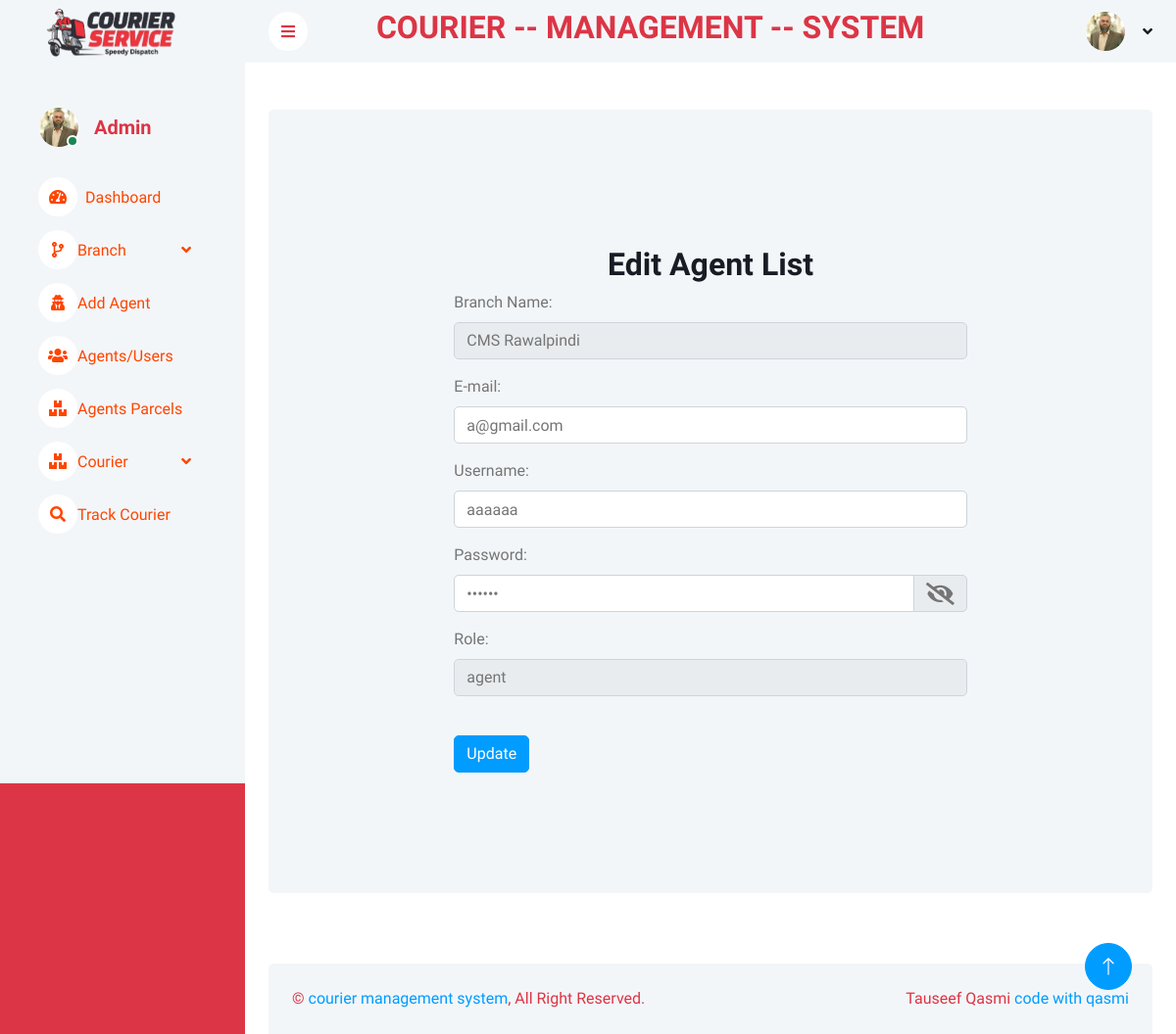
The app's page /editRole.php?id=61 with its own data.
### tables this page shows
CREATE TABLE `users` (
  `id` int(11) NOT NULL,
  `uemail` varchar(30) NOT NULL,
  `uname` varchar(20) NOT NULL,
  `upwd` varchar(10) NOT NULL,
  `role` varchar(20) NOT NULL,
  `branch_name` varchar(50) NOT NULL,
  `branch_city` varchar(20) NOT NULL,
  `added_date` datetime NOT NULL,
  `password_reset_token` varchar(500) NOT NULL
);

### editRole.php (the view, shortened to what this page needs)
<?php
include("connection.php");
include("header.php");
if (isset($_GET['id'])) {
    $id = $_GET['id'];
    $stmt = $conn->prepare("SELECT * FROM users WHERE id = :id");
    $stmt->bindParam(":id", $id);
    $stmt->execute();
    $result = $stmt->fetch(PDO::FETCH_ASSOC);
}
?>
<div class="container">
    <div class="row vh-100 bg-light rounded align-items-center justify-content-center mx-0 m-5">
        <div class="col-md-12">
            <div class="container mt-3">
                <h2 class="text-center">Edit Agent List</h2>
                <form method="post" class="col-lg-8 col-md-8 col-sm-12 mx-auto">
                    <label for="branch_name">Branch Name:</label>
                    <select class="form-control" name="branch_name" required>
                        <?php
                        $stmt = $conn->prepare("SELECT b_name FROM branch");
                        $stmt->execute();
                        $result_branch = $stmt->fetchAll();
                        foreach ($result_branch as $row) {
                            $selected = ($row['b_name'] == $result['branch_name']) ? 'selected' : '';
                            echo '<option value="' . $row['b_name'] . '" ' . $selected . '>' . $row['b_name'] . '</option>';
                        }
                        ?>
                    </select>
                    <div class="form-group mt-3">
                        <label>E-mail:</label>
                        <input class="form-control" type="text" name="uemail" value="<?php echo $result['uemail']; ?>">
                    </div>
                    <div class="form-group">
                        <label>Username:</label>
                        <input class="form-control" type="text" name="uname" value="<?php echo $result['uname']; ?> " required>
                    </div>
                    <div class="form-group">
                        <label for="pwd">Password:</label>
                        <div class="input-group">
                            <input id="pwd" class="form-control" type="password" name="upwd" value="<?php echo $result['upwd']; ?>" required pattern="(?=.*[a-z])(?=.*\d).{6,}" title="Password must contain number and letter, and be at least 6 characters long">
                            <div class="input-group-append">
                                <span class="input-group-text" onclick="togglePassword()">
                                    <i id="pwd-icon" class="fas fa-eye-slash" style="font-size: 23px;"></i>
                                </span>
                            </div>
                        </div>
                    </div>
                    <div class="form-group">
                        <label>Role:</label>
                        <select name="role" class="form-control">
                            <option value="<?php echo $result['role']; ?>" selected><?php echo $result['role']; ?></option>
                        </select><br>
                    </div>
                    <button type="submit" class="btn btn-primary" name="submit" value="Update">Update</button>
                </form>
            </div>
        </div>
    </div>
</div>
<?php
include("footer.php");
?>

### css/style.css (style rules this page uses)
:root { --primary: red; --light: #F3F6F9; --dark: #191C24; }
.btn { transition: .5s; }
.btn.btn-primary { color: #FFFFFF; }

### header.php (style rules this page uses)
body { background-color: red; }

### records on screen
users: uemail "a@gmail.com", uname "aaaaaa", role "agent"

### other values on screen
form field branch_name "CMS Rawalpindi"
